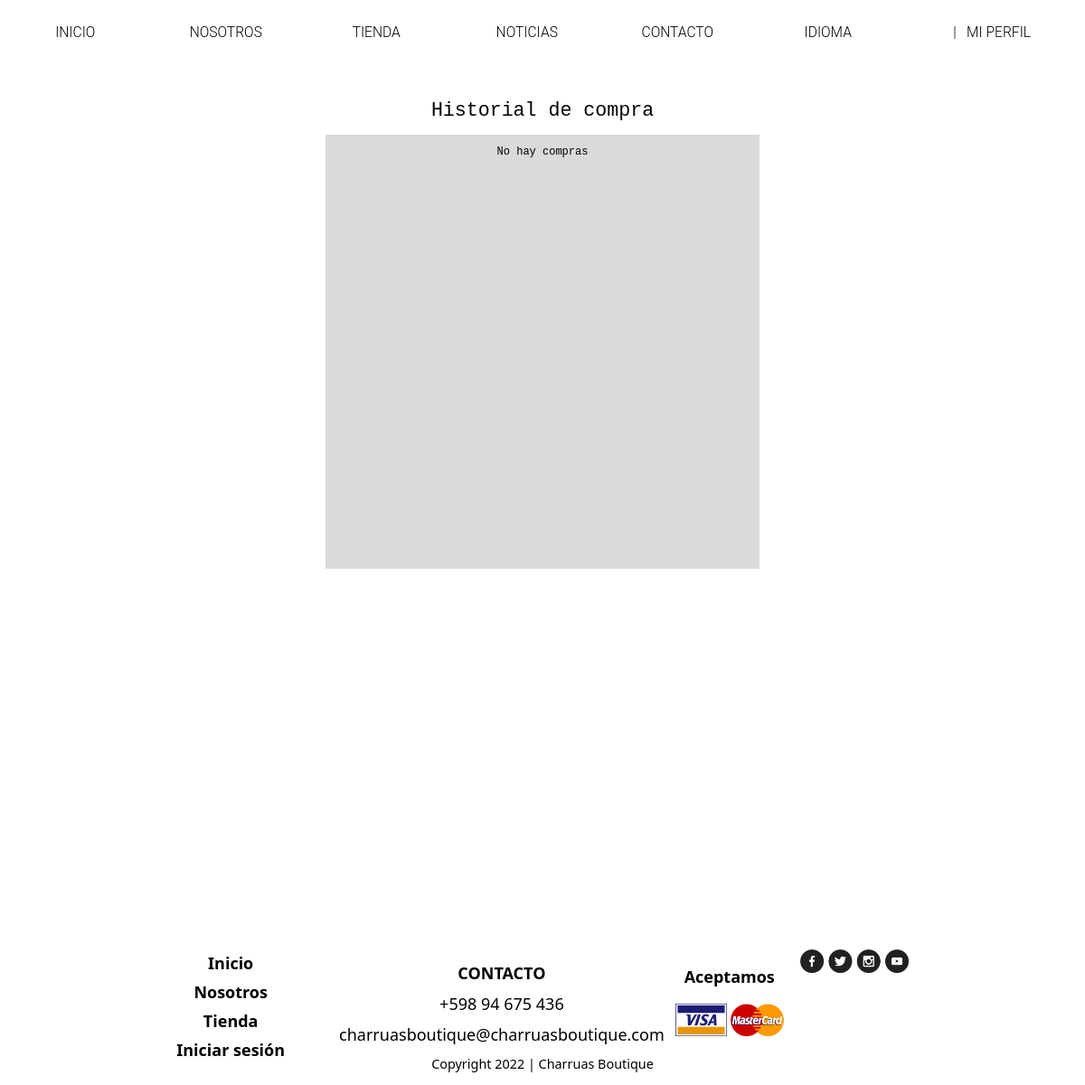
Before: /historial?uid=12 (signed in) with the older database file.
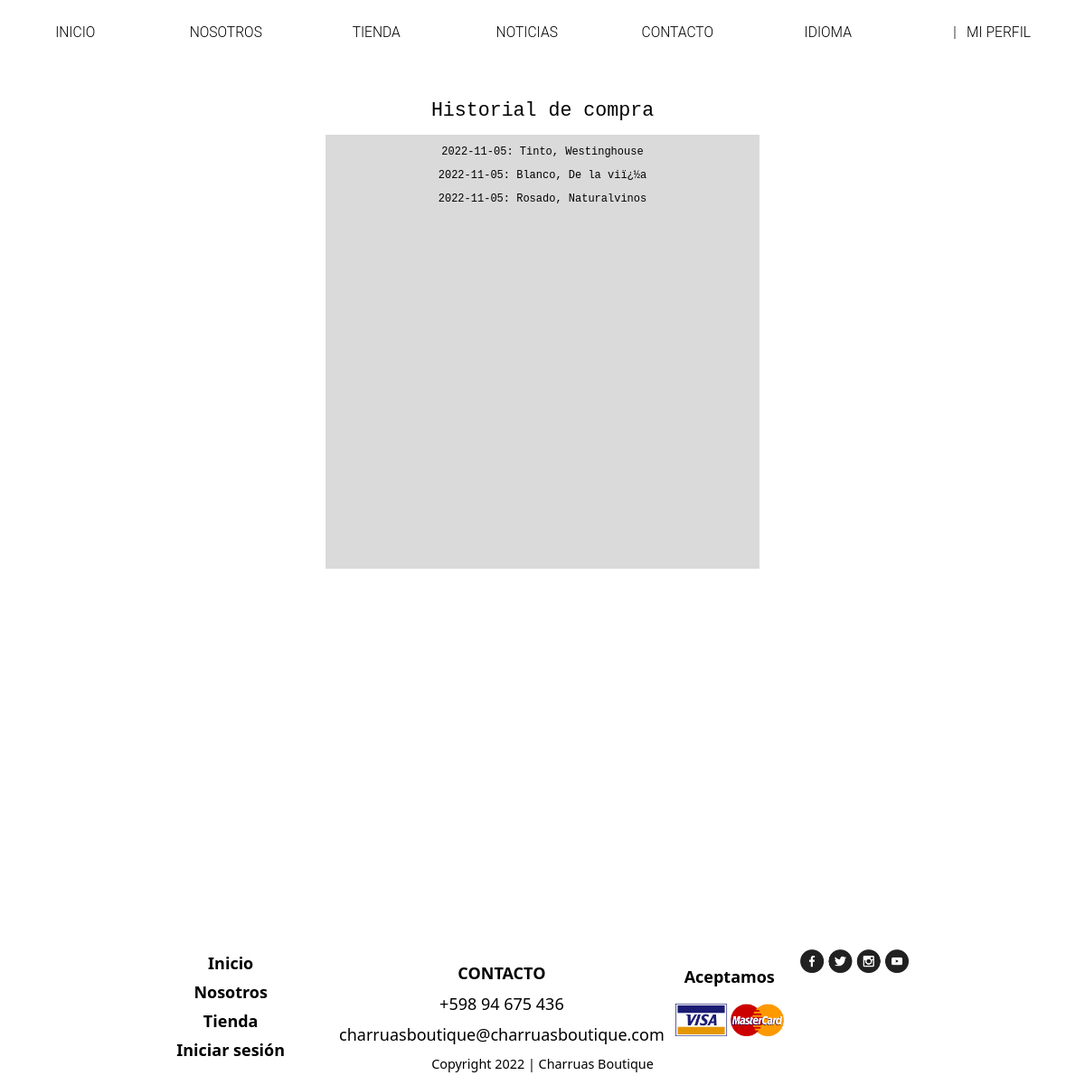
After: the same page with the newer database file.
### tables this page shows
CREATE TABLE `DETALLEVENTA` (
  `dvid` int(11) NOT NULL,
  `vid` int(11) DEFAULT NULL,
  `pid` int(11) DEFAULT NULL,
  `cantidad` int(4) DEFAULT NULL,
  `subtotal` int(7) DEFAULT NULL
);

CREATE TABLE `VENTAS` (
  `vid` int(11) NOT NULL,
  `uid` int(11) DEFAULT NULL,
  `Fecha` date DEFAULT NULL,
  `Total` int(7) DEFAULT NULL
);

CREATE TABLE `PRODUCTOS` (
  `pid` int(11) NOT NULL,
  `nombre` varchar(60) NOT NULL,
  `precio_venta` int(7) NOT NULL,
  `precio_compra` int(7) NOT NULL,
  `marca` varchar(32) NOT NULL,
  `tipo` varchar(24) DEFAULT NULL,
  `cantidad` int(11) NOT NULL,
  `img` varchar(60) NOT NULL,
  `descrip` varchar(100) NOT NULL
);

### libs/view.php (called while the page is built, shortened)
<?php
class View
{
    public function render($nombre)
    {
        require 'views/' . $nombre . '.php';
    }
}

### controllers/Historial_Controller.php (called while the page is built, shortened)
<?php
class Historial_Controller extends controller
{
    public function render()
    {
        $this->view->render('login/historial');
    }
}

### index.php (called while the page is built, shortened)
<?php
require 'libs/view.php';
$app = new App();

### traduccion/Translate.php (called while the page is built, shortened)
<?php
class Translate
{
    protected static $conf;
    public static function init($locale = null, $path = null)
    {
        self::$conf = new \stdClass;
    }
    private static function setLocale($locale = null)
    {
        isset($locale)
        ? self::$conf->locale = $locale
        : self::$conf->locale = null;
    }
    private static function setDictionary($path = null)
    {
        isset($path)
        ? self::$conf->dictionary = include $path
        : self::$conf->dictionary = null;
    }
    public static function __($phrase)
    {
        if (isset(self::$conf->locale) && isset(self::$conf->dictionary)) {
            return self::$conf->dictionary[$phrase];
        } else {
            return $phrase;
        }
    }
}

### views/login/historial.php (the view, shortened to what this page needs)
<?php
require_once 'traduccion/Translate.php';
$existe = False;
require 'libs/connect.php';
if (isset($_SESSION['uid'])) {
    $records = $conn->prepare('SELECT * FROM USUARIOS WHERE uid = :id');
    $records->bindParam(':id', $_SESSION['uid']);
    $records->execute();
    $results = $records->fetch(PDO::FETCH_ASSOC);
    $records = $conn->prepare('SELECT * FROM PRODUCTOS INNER JOIN DETALLEVENTA ON PRODUCTOS.pid = DETALLEVENTA.pid INNER JOIN VENTAS ON VENTAS.vid = DETALLEVENTA.vid WHERE VENTAS.uid = :id');
    $records->bindParam(':id', $_SESSION['uid']);
    $records->execute();
    $results = $records->fetchAll(PDO::FETCH_ASSOC);
    $compras = null;
    if (count($results) > 0) {
        $compras = $results;
        $existe = True;
    }
} else {
    Header('Location: login');
}
?>
<!DOCTYPE html>
<html lang="en">
<head>
    <link rel="stylesheet" href="public/css/login/historial.css">
    <link rel="stylesheet" href="public/css/index/headerblack.css">
    <link rel="stylesheet" href="public/css/index/footer.css">
</head>
<body>
<?php
if (($_GET['uid']) == ($_SESSION['uid'])): ?>
  <?php include "views/index/header.php";?>
  <h1 id="title"><?=Translate::__('historialdecompra');?></h1>
    <div id="historial">
    <?php
    if ($existe == true) { ?>
    <?php
    foreach($compras as $row){ ?>
        <p class="elemento"><?php echo $row['Fecha']; ?>: <?php echo $row['nombre']; ?>, <?php echo $row['marca']; ?></p>
    <?php } ?> </div> <?php }
    else{ ?>
        <p class="elemento"><?=Translate::__('nohaycompras');?></p>
    <?php } ?>
  <?php else: ?>
  <?php header('Location: ../ecommerce');?>
  <?php endif;?>
  <?php include "views/index/footer.php";?>
</body>
</html>

Changed rows visible on the page:
added detalleventa: vid.Fecha "2022-11-05", pid.nombre "Tinto", pid.marca "Westinghouse"
added detalleventa: vid.Fecha "2022-11-05", pid.nombre "Blanco", pid.marca "De la viï¿½a"
added detalleventa: vid.Fecha "2022-11-05", pid.nombre "Rosado", pid.marca "Naturalvinos"
Other visible differences:
Translate::__('nohaycompras'): "No hay compras" → (not shown)
